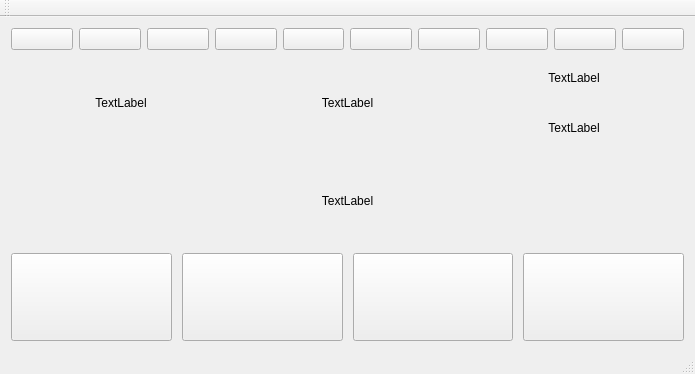
<?xml version="1.0" encoding="UTF-8"?>
<ui version="4.0">
 <class>MainWindow</class>
 <widget class="QMainWindow" name="MainWindow">
  <property name="geometry">
   <rect>
    <x>0</x>
    <y>0</y>
    <width>695</width>
    <height>374</height>
   </rect>
  </property>
  <property name="windowTitle">
   <string>MainWindow</string>
  </property>
  <widget class="QWidget" name="centralWidget">
   <layout class="QGridLayout" name="gridLayout">
    <item row="3" column="0">
     <layout class="QHBoxLayout" name="horizontalLayout">
      <property name="spacing">
       <number>10</number>
      </property>
      <item>
       <widget class="QPushButton" name="respuesta1">
        <property name="styleSheet">
         <string notr="true">height:80%;
</string>
        </property>
        <property name="text">
         <string/>
        </property>
       </widget>
      </item>
      <item>
       <widget class="QPushButton" name="respuesta2">
        <property name="styleSheet">
         <string notr="true">height:80%;
</string>
        </property>
        <property name="text">
         <string/>
        </property>
       </widget>
      </item>
      <item>
       <widget class="QPushButton" name="respuesta4">
        <property name="styleSheet">
         <string notr="true">height:80%;
</string>
        </property>
        <property name="text">
         <string/>
        </property>
       </widget>
      </item>
      <item>
       <widget class="QPushButton" name="respuesta4_2">
        <property name="styleSheet">
         <string notr="true">height:80%;
</string>
        </property>
        <property name="text">
         <string/>
        </property>
       </widget>
      </item>
     </layout>
    </item>
    <item row="1" column="0">
     <layout class="QHBoxLayout" name="horizontalLayout_2">
      <item>
       <widget class="QLabel" name="label">
        <property name="text">
         <string>TextLabel</string>
        </property>
        <property name="alignment">
         <set>Qt::AlignCenter</set>
        </property>
       </widget>
      </item>
      <item>
       <widget class="QLabel" name="label_2">
        <property name="text">
         <string>TextLabel</string>
        </property>
        <property name="alignment">
         <set>Qt::AlignCenter</set>
        </property>
       </widget>
      </item>
      <item>
       <layout class="QVBoxLayout" name="verticalLayout">
        <item>
         <widget class="QLabel" name="label_3">
          <property name="text">
           <string>TextLabel</string>
          </property>
          <property name="alignment">
           <set>Qt::AlignCenter</set>
          </property>
         </widget>
        </item>
        <item>
         <widget class="QLabel" name="label_4">
          <property name="text">
           <string>TextLabel</string>
          </property>
          <property name="alignment">
           <set>Qt::AlignCenter</set>
          </property>
         </widget>
        </item>
       </layout>
      </item>
     </layout>
    </item>
    <item row="2" column="0">
     <layout class="QHBoxLayout" name="horizontalLayout_3">
      <item>
       <widget class="QLabel" name="label_5">
        <property name="text">
         <string>TextLabel</string>
        </property>
        <property name="alignment">
         <set>Qt::AlignCenter</set>
        </property>
       </widget>
      </item>
     </layout>
    </item>
    <item row="0" column="0">
     <layout class="QHBoxLayout" name="horizontalLayout_4">
      <item>
       <widget class="QPushButton" name="pushButton_3">
        <property name="text">
         <string/>
        </property>
       </widget>
      </item>
      <item>
       <widget class="QPushButton" name="pushButton_10">
        <property name="text">
         <string/>
        </property>
       </widget>
      </item>
      <item>
       <widget class="QPushButton" name="pushButton_9">
        <property name="text">
         <string/>
        </property>
       </widget>
      </item>
      <item>
       <widget class="QPushButton" name="pushButton_7">
        <property name="text">
         <string/>
        </property>
       </widget>
      </item>
      <item>
       <widget class="QPushButton" name="pushButton_8">
        <property name="text">
         <string/>
        </property>
       </widget>
      </item>
      <item>
       <widget class="QPushButton" name="pushButton_6">
        <property name="text">
         <string/>
        </property>
       </widget>
      </item>
      <item>
       <widget class="QPushButton" name="pushButton_5">
        <property name="text">
         <string/>
        </property>
       </widget>
      </item>
      <item>
       <widget class="QPushButton" name="pushButton_4">
        <property name="text">
         <string/>
        </property>
       </widget>
      </item>
      <item>
       <widget class="QPushButton" name="pushButton_2">
        <property name="text">
         <string/>
        </property>
       </widget>
      </item>
      <item>
       <widget class="QPushButton" name="pushButton">
        <property name="text">
         <string/>
        </property>
       </widget>
      </item>
     </layout>
    </item>
   </layout>
  </widget>
  <widget class="QMenuBar" name="menuBar">
   <property name="geometry">
    <rect>
     <x>0</x>
     <y>0</y>
     <width>695</width>
     <height>22</height>
    </rect>
   </property>
  </widget>
  <widget class="QToolBar" name="mainToolBar">
   <attribute name="toolBarArea">
    <enum>TopToolBarArea</enum>
   </attribute>
   <attribute name="toolBarBreak">
    <bool>false</bool>
   </attribute>
  </widget>
  <widget class="QStatusBar" name="statusBar"/>
 </widget>
 <layoutdefault spacing="6" margin="11"/>
 <resources/>
 <connections/>
</ui>
